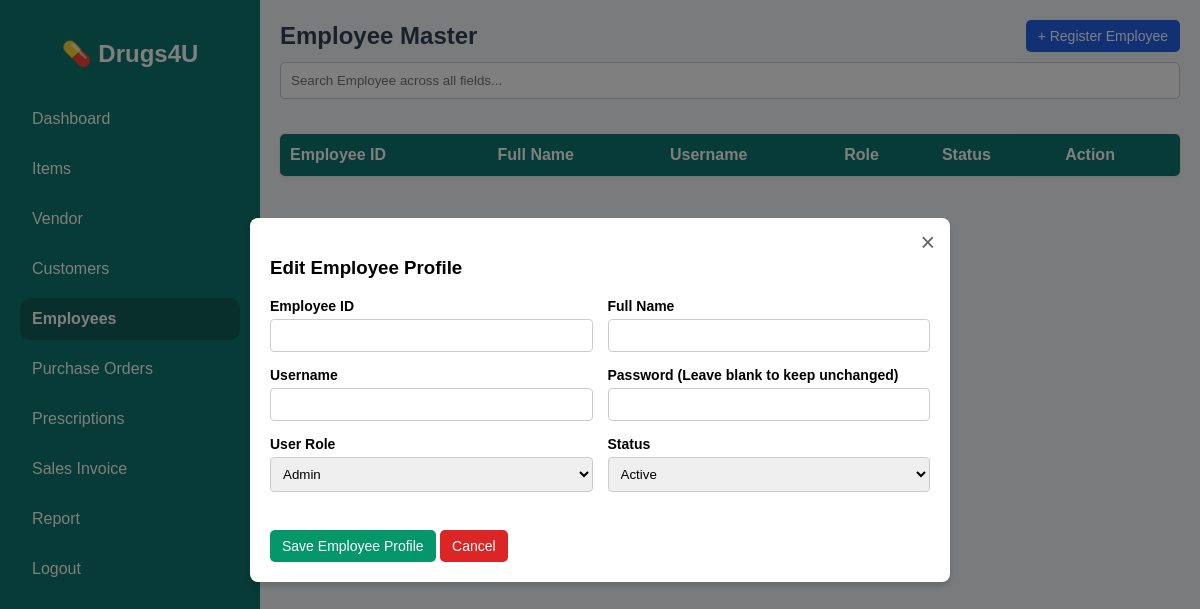
Page /employee_reg.php?edit=000119 on the earlier database version.
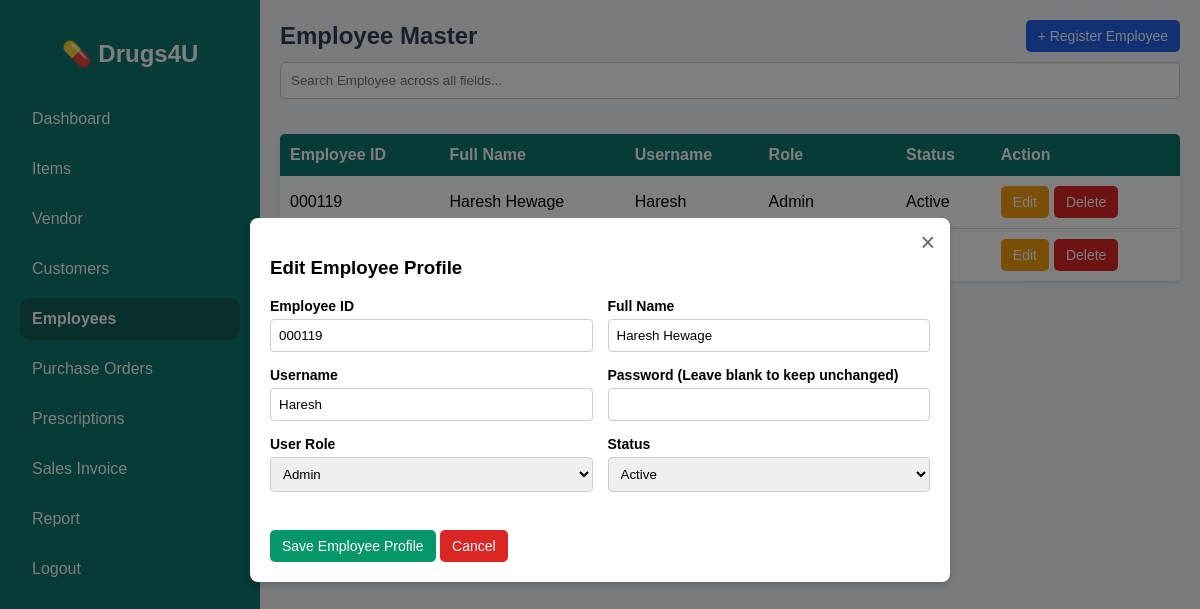
Same page on the later database version.
### tables this page shows
CREATE TABLE `users` (
  `user_id` int(11) NOT NULL,
  `emp_id` varchar(20) NOT NULL,
  `full_name` varchar(100) NOT NULL,
  `username` varchar(50) NOT NULL,
  `password` varchar(255) NOT NULL,
  `user_role` enum('Admin','Pharmacist','Cashier','Manager') NOT NULL,
  `status` enum('Active','Inactive') DEFAULT 'Active',
  `created_date` timestamp NOT NULL DEFAULT current_timestamp()
);

### employee_reg.php (the view, shortened to what the changed rows need)
<?php
include 'connection.php';
function runQuery($conn, $sql){
    $result = mysqli_query($conn, $sql);
    return $result;
}
$isEdit = false;
$edit = null;
if(isset($_GET['edit'])){
    $isEdit = true;
    $id = mysqli_real_escape_string($conn, $_GET['edit']);
    $res = runQuery($conn, "SELECT * FROM users WHERE emp_id='$id'");
    $edit = mysqli_fetch_assoc($res);
}
$result = runQuery($conn, "SELECT emp_id FROM users ORDER BY emp_id DESC LIMIT 1");
if(mysqli_num_rows($result) > 0){
    $row = mysqli_fetch_assoc($result);
    $num = (int)substr($row['emp_id'], 3) + 1;
    $emp_id = "EMP" . str_pad($num, 4, "0", STR_PAD_LEFT);
} else {
    $emp_id = "EMP0001";
}
$query_str = "SELECT * FROM users";
$query_str .= " ORDER BY emp_id DESC";
$employees = runQuery($conn, $query_str);
?>
<!DOCTYPE html>
<html lang="en">
<head>
</head>
<body>
<div class="wrapper">
    <div class="sidebar">
        <h2>💊 Drugs4U</h2>
    </div>
    <div class="main-content">
        <div class="top-bar">
            <h2>Employee Master</h2>
        </div>
        <div class="container">
            <div class="table-responsive">
                <table id="employeeTable">
                    <tr>
                        <th>Employee ID</th>
                        <th>Full Name</th>
                        <th>Username</th>
                        <th>Role</th>
                        <th>Status</th>
                        <th>Action</th>
                    </tr>
                    <?php while($row = mysqli_fetch_assoc($employees)){ ?>
                    <tr>
                        <td><?= htmlspecialchars($row['emp_id']) ?></td>
                        <td><?= htmlspecialchars($row['full_name']) ?></td>
                        <td><?= htmlspecialchars($row['username']) ?></td>
                        <td><?= htmlspecialchars($row['user_role']) ?></td>
                        <td><?= htmlspecialchars($row['status']) ?></td>
                        <td>
                            <div class="action-cell">
                                <a href="?edit=<?= urlencode($row['emp_id']) ?>"><button class="edit-btn">Edit</button></a>
                                <a href="?delete=<?= urlencode($row['emp_id']) ?>" onclick="return confirm('Delete employee permanently?')"><button class="del-btn">Delete</button></a>
                            </div>
                        </td>
                    </tr>
                    <?php } ?>
                </table>
            </div>
        </div>
    </div>
</div>
<div class="popup" id="employeePopup" style="<?= $isEdit ? 'display:flex' : '' ?>">
    <div class="popup-content">
        <form method="POST">
            <div class="grid">
                <div>
                    <label>Employee ID</label>
                    <input name="emp_id" value="<?= $isEdit ? htmlspecialchars($edit['emp_id']) : htmlspecialchars($emp_id) ?>" readonly>
                </div>
                <div>
                    <label>Full Name</label>
                    <input name="full_name" value="<?= $isEdit ? htmlspecialchars($edit['full_name']) : '' ?>" required>
                </div>
                <div>
                    <label>Username</label>
                    <input name="username" value="<?= $isEdit ? htmlspecialchars($edit['username']) : '' ?>" required>
                </div>
                <div>
                    <label>User Role</label>
                    <select name="user_role" required>
                        <option value="Admin" <?= ($isEdit && $edit['user_role'] == 'Admin') ? 'selected' : '' ?>>Admin</option>
                    </select>
                </div>
                <div>
                    <label>Status</label>
                    <select name="status" required>
                        <option value="Active" <?= ($isEdit && $edit['status'] == 'Active') ? 'selected' : '' ?>>Active</option>
                    </select>
                </div>
            </div>
            <br>
        </form>
    </div>
</div>
</body>
</html>

Differences in the rows shown:
added users: emp "000119", full_name "Haresh Hewage", username "Haresh", user_role "Admin", status "Active", emp_id "000119"
Other differences:
form field user_role: "Admin" → (not shown)
form field status: "Active" → (not shown)
